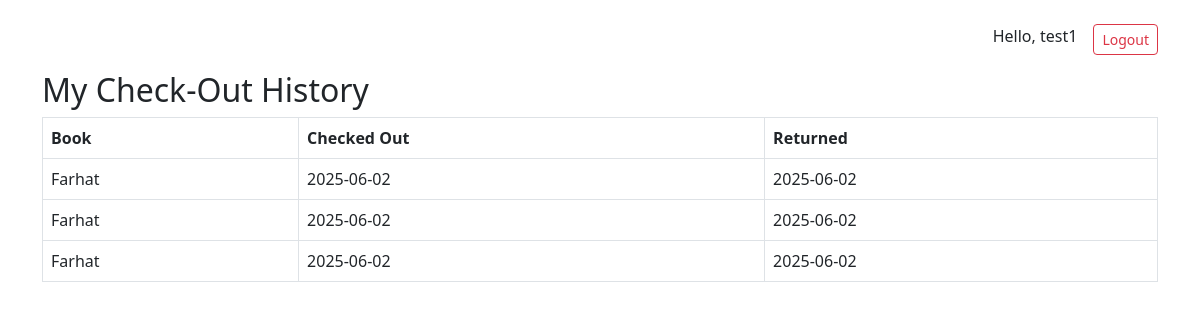
The page /checkout/history (signed in) on the database its author committed.
### app/models.py (models this page shows, shortened)
class User(UserMixin, db.Model):
    id = db.Column(db.Integer, primary_key=True)
    username = db.Column(db.String(64), unique=True, nullable=False)
    email = db.Column(db.String(120), unique=True, nullable=False)
    role = db.Column(db.String(10), default='member')
    password_hash = db.Column(db.String(128))
    checkouts = db.relationship('Checkout', backref='user', lazy='dynamic')

class Checkout(db.Model):
    id = db.Column(db.Integer, primary_key=True)
    user_id = db.Column(db.Integer, db.ForeignKey('user.id'))
    book_id = db.Column(db.Integer, db.ForeignKey('book.id'))
    checkout_date = db.Column(db.DateTime, default=datetime.utcnow)
    return_date = db.Column(db.DateTime, nullable=True)

class Book(db.Model):
    id = db.Column(db.Integer, primary_key=True)
    title = db.Column(db.String(128))
    author = db.Column(db.String(128))
    year = db.Column(db.Integer)
    language = db.Column(db.String(64))
    available = db.Column(db.Boolean, default=True)
    checkouts = db.relationship('Checkout', backref='book', lazy='dynamic')

### app/routes/checkout_routes.py (the view)
@bp.route('/history')
@login_required
def history():
    checkouts = Checkout.query.filter_by(user_id=current_user.id).all()
    return render_template('history.html', checkouts=checkouts)

### app/models.py (called while the page is built)
@login.user_loader
def load_user(id):
    return User.query.get(int(id))

### app/templates/history.html
{% extends "base.html" %}
{% block content %}
<h2>My Check-Out History</h2>
<table class="table table-bordered">
  <thead>
    <tr>
      <th>Book</th>
      <th>Checked Out</th>
      <th>Returned</th>
    </tr>
  </thead>
  <tbody>
    {% for c in checkouts %}
    <tr>
      <td>{{ c.book.title }}</td>
      <td>{{ c.checkout_date.strftime('%Y-%m-%d') }}</td>
      <td>{{ c.return_date.strftime('%Y-%m-%d') if c.return_date else 'Not Returned' }}</td>
    </tr>
    {% endfor %}
  </tbody>
</table>
{% endblock %}

### app/templates/base.html (shortened to what this page needs)
<!DOCTYPE html>
<html lang="en">
<head>
    <link href="https://cdn.jsdelivr.net/npm/bootstrap@5.3.0/dist/css/bootstrap.min.css" rel="stylesheet">
    <link rel="stylesheet" href="https://cdnjs.cloudflare.com/ajax/libs/font-awesome/6.0.0/css/all.min.css">
    <link rel="stylesheet" href="C:\Users\Kabul Royals\OneDrive\Documents\library_management\app\static\css\style.css">
</head>
<body>
    <div class="container mt-4">
        <div class="d-flex justify-content-end mb-3">
            {% if current_user.is_authenticated %}
                <span class="me-3">Hello, {{ current_user.username }}</span>
                <a href="{{ url_for('auth.logout') }}" class="btn btn-outline-danger btn-sm">Logout</a>
            {% else %}
                <a href="{{ url_for('auth.login') }}" class="btn btn-outline-primary btn-sm me-2">Login</a>
                <a href="{{ url_for('auth.register') }}" class="btn btn-outline-success btn-sm">Register</a>
            {% endif %}
        </div>
        {% block content %}{% endblock %}
    </div>
</body>
</html>

### rows shown on the page
User: username "test1"
Checkout: book "Farhat", checkout_date "2025-06-02", return_date "2025-06-02"
Checkout: book "Farhat", checkout_date "2025-06-02", return_date "2025-06-02"
Checkout: book "Farhat", checkout_date "2025-06-02", return_date "2025-06-02"
